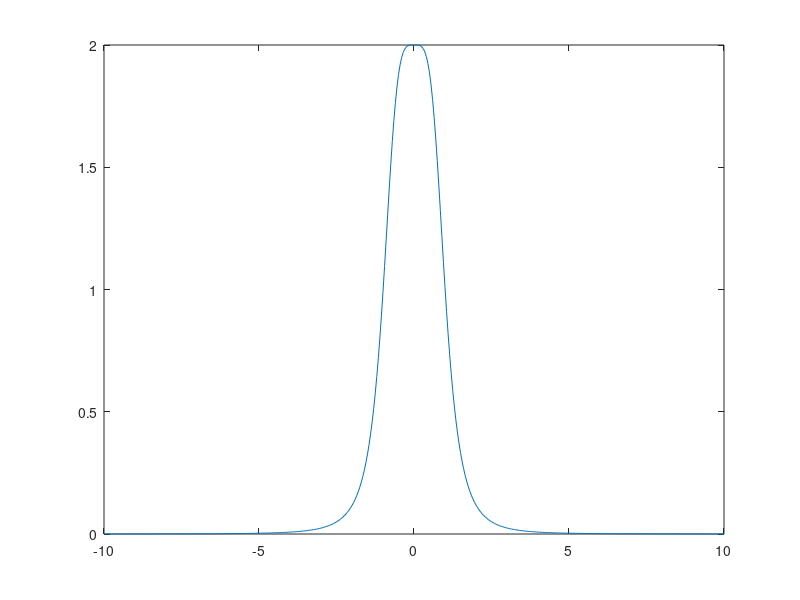

The MATLAB script that drew this image: (Note: this script raises an error after producing the figure.)
clear
clc

% Given values
v = 2; %m/s
dx = 0.05; %m, spacial stepsize
dt = 0.001; %s, time stepsize
y10_0 = 0; %initial values for opposite ends of the range -10<=x<=10
x = (-10:0.05:10)'; %range of x

sigma = (v*dt/dx)^2;                                % changed
yx_0 = 2./(1+x.^4); % f, or y0 vector
%y = yx_0(2:end-1);

Alr = -sigma*ones(length(x)-3,1);                    % A defn' change for implicit
Am = (2 + 2*sigma)*ones(length(x)-2,1);               
A = diag(Alr,-1) + diag(Am,0) + diag(Alr,+1);
A = inv(A);
g = 16*x.^3./(1+x.^4).^2;
b = zeros(length(x)-4,1);
b = [g(1); b; g(end)];

y0 = yx_0(2:end-1);
y1 = A * (2*y0 - b*dt*sigma) + dt*g(2:end-1); %y1

%%
for time = 0:0.001:10
        % just need to compute the sol'n
        y2 = 4*A*y1 - y0;
        y0 = y1;                % redefine the variables to reset for next iteration
        y1 = y2;
 
    if rem(time,0.1) == 0 %Check if timestep is a 0.1s step
        plot(x,[0; y2; 0])
        txt = strcat('Wave Function at ',{' '}, string(time), 's');
        title(txt);
        xlabel('Distance (m)')
        ylabel('Height (m)')
        ylim([-2.5, 2.5])
        drawnow
    end
end
